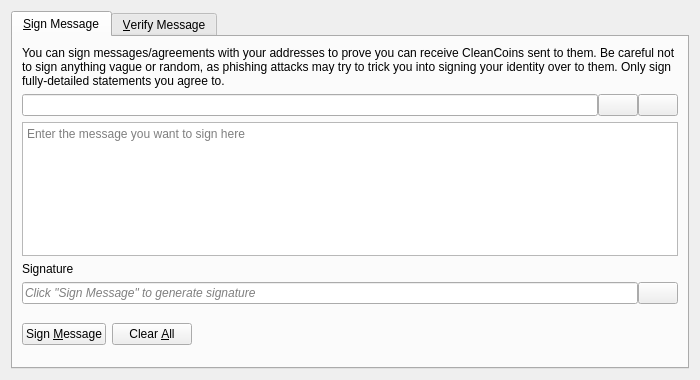
<?xml version="1.0" encoding="UTF-8"?>
<ui version="4.0">
 <class>SignVerifyMessageDialog</class>
 <widget class="QDialog" name="SignVerifyMessageDialog">
  <property name="geometry">
   <rect>
    <x>0</x>
    <y>0</y>
    <width>700</width>
    <height>380</height>
   </rect>
  </property>
  <property name="windowTitle">
   <string>Signatures - Sign / Verify a Message</string>
  </property>
  <property name="modal">
   <bool>true</bool>
  </property>
  <layout class="QVBoxLayout" name="verticalLayout">
   <item>
    <widget class="QTabWidget" name="tabWidget">
     <property name="currentIndex">
      <number>0</number>
     </property>
     <widget class="QWidget" name="tabSignMessage">
      <attribute name="title">
       <string>&amp;Sign Message</string>
      </attribute>
      <layout class="QVBoxLayout" name="verticalLayout_SM">
       <item>
        <widget class="QLabel" name="infoLabel_SM">
         <property name="text">
          <string>You can sign messages/agreements with your addresses to prove you can receive CleanCoins sent to them. Be careful not to sign anything vague or random, as phishing attacks may try to trick you into signing your identity over to them. Only sign fully-detailed statements you agree to.</string>
         </property>
         <property name="textFormat">
          <enum>Qt::PlainText</enum>
         </property>
         <property name="wordWrap">
          <bool>true</bool>
         </property>
        </widget>
       </item>
       <item>
        <layout class="QHBoxLayout" name="horizontalLayout_1_SM">
         <property name="spacing">
          <number>0</number>
         </property>
         <item>
          <widget class="QValidatedLineEdit" name="addressIn_SM">
           <property name="toolTip">
            <string>The CleanCoin address to sign the message with</string>
           </property>
          </widget>
         </item>
         <item>
          <widget class="QPushButton" name="addressBookButton_SM">
           <property name="toolTip">
            <string>Choose previously used address</string>
           </property>
           <property name="text">
            <string/>
           </property>
           <property name="icon">
            <iconset resource="../CleanCoin.qrc">
             <normaloff>:/icons/address-book</normaloff>:/icons/address-book</iconset>
           </property>
           <property name="shortcut">
            <string>Alt+A</string>
           </property>
           <property name="autoDefault">
            <bool>false</bool>
           </property>
          </widget>
         </item>
         <item>
          <widget class="QPushButton" name="pasteButton_SM">
           <property name="toolTip">
            <string>Paste address from clipboard</string>
           </property>
           <property name="text">
            <string/>
           </property>
           <property name="icon">
            <iconset resource="../CleanCoin.qrc">
             <normaloff>:/icons/editpaste</normaloff>:/icons/editpaste</iconset>
           </property>
           <property name="shortcut">
            <string>Alt+P</string>
           </property>
           <property name="autoDefault">
            <bool>false</bool>
           </property>
          </widget>
         </item>
        </layout>
       </item>
       <item>
        <widget class="QPlainTextEdit" name="messageIn_SM">
         <property name="toolTip">
          <string>Enter the message you want to sign here</string>
         </property>
         <property name="placeholderText">
          <string>Enter the message you want to sign here</string>
         </property>
        </widget>
       </item>
       <item>
        <widget class="QLabel" name="signatureLabel_SM">
         <property name="text">
          <string>Signature</string>
         </property>
         <property name="textFormat">
          <enum>Qt::PlainText</enum>
         </property>
        </widget>
       </item>
       <item>
        <layout class="QHBoxLayout" name="horizontalLayout_2_SM">
         <property name="spacing">
          <number>0</number>
         </property>
         <item>
          <widget class="QLineEdit" name="signatureOut_SM">
           <property name="placeholderText">
            <string>Click "Sign Message" to generate signature</string>
           </property>
           <property name="font">
            <font>
             <italic>true</italic>
            </font>
           </property>
           <property name="readOnly">
            <bool>true</bool>
           </property>
          </widget>
         </item>
         <item>
          <widget class="QPushButton" name="copySignatureButton_SM">
           <property name="toolTip">
            <string>Copy the current signature to the system clipboard</string>
           </property>
           <property name="text">
            <string/>
           </property>
           <property name="icon">
            <iconset resource="../CleanCoin.qrc">
             <normaloff>:/icons/editcopy</normaloff>:/icons/editcopy</iconset>
           </property>
           <property name="autoDefault">
            <bool>false</bool>
           </property>
          </widget>
         </item>
        </layout>
       </item>
       <item>
        <layout class="QHBoxLayout" name="horizontalLayout_3_SM">
         <item>
          <widget class="QPushButton" name="signMessageButton_SM">
           <property name="toolTip">
            <string>Sign the message to prove you own this CleanCoin address</string>
           </property>
           <property name="text">
            <string>Sign &amp;Message</string>
           </property>
           <property name="icon">
            <iconset resource="../CleanCoin.qrc">
             <normaloff>:/icons/edit</normaloff>:/icons/edit</iconset>
           </property>
           <property name="autoDefault">
            <bool>false</bool>
           </property>
          </widget>
         </item>
         <item>
          <widget class="QPushButton" name="clearButton_SM">
           <property name="toolTip">
            <string>Reset all sign message fields</string>
           </property>
           <property name="text">
            <string>Clear &amp;All</string>
           </property>
           <property name="icon">
            <iconset resource="../CleanCoin.qrc">
             <normaloff>:/icons/remove</normaloff>:/icons/remove</iconset>
           </property>
           <property name="autoDefault">
            <bool>false</bool>
           </property>
          </widget>
         </item>
         <item>
          <spacer name="horizontalSpacer_1_SM">
           <property name="orientation">
            <enum>Qt::Horizontal</enum>
           </property>
           <property name="sizeHint" stdset="0">
            <size>
             <width>40</width>
             <height>48</height>
            </size>
           </property>
          </spacer>
         </item>
         <item>
          <widget class="QLabel" name="statusLabel_SM">
           <property name="font">
            <font>
             <weight>75</weight>
             <bold>true</bold>
            </font>
           </property>
           <property name="text">
            <string/>
           </property>
           <property name="wordWrap">
            <bool>true</bool>
           </property>
          </widget>
         </item>
         <item>
          <spacer name="horizontalSpacer_2_SM">
           <property name="orientation">
            <enum>Qt::Horizontal</enum>
           </property>
           <property name="sizeHint" stdset="0">
            <size>
             <width>40</width>
             <height>48</height>
            </size>
           </property>
          </spacer>
         </item>
        </layout>
       </item>
      </layout>
     </widget>
     <widget class="QWidget" name="tabVerifyMessage">
      <attribute name="title">
       <string>&amp;Verify Message</string>
      </attribute>
      <layout class="QVBoxLayout" name="verticalLayout_VM">
       <item>
        <widget class="QLabel" name="infoLabel_VM">
         <property name="text">
          <string>Enter the receiver's address, message (ensure you copy line breaks, spaces, tabs, etc. exactly) and signature below to verify the message. Be careful not to read more into the signature than what is in the signed message itself, to avoid being tricked by a man-in-the-middle attack. Note that this only proves the signing party receives with the address, it cannot prove sendership of any transaction!</string>
         </property>
         <property name="textFormat">
          <enum>Qt::PlainText</enum>
         </property>
         <property name="alignment">
          <set>Qt::AlignLeading|Qt::AlignLeft|Qt::AlignTop</set>
         </property>
         <property name="wordWrap">
          <bool>true</bool>
         </property>
        </widget>
       </item>
       <item>
        <layout class="QHBoxLayout" name="horizontalLayout_1_VM">
         <property name="spacing">
          <number>0</number>
         </property>
         <item>
          <widget class="QValidatedLineEdit" name="addressIn_VM">
           <property name="toolTip">
            <string>The CleanCoin address the message was signed with</string>
           </property>
          </widget>
         </item>
         <item>
          <widget class="QPushButton" name="addressBookButton_VM">
           <property name="toolTip">
            <string>Choose previously used address</string>
           </property>
           <property name="text">
            <string/>
           </property>
           <property name="icon">
            <iconset resource="../CleanCoin.qrc">
             <normaloff>:/icons/address-book</normaloff>:/icons/address-book</iconset>
           </property>
           <property name="shortcut">
            <string>Alt+A</string>
           </property>
           <property name="autoDefault">
            <bool>false</bool>
           </property>
          </widget>
         </item>
        </layout>
       </item>
       <item>
        <widget class="QPlainTextEdit" name="messageIn_VM">
          <property name="toolTip">
            <string>The signed message to verify</string>
          </property>
          <property name="placeholderText">
            <string>The signed message to verify</string>
          </property>
        </widget>
       </item>
       <item>
        <widget class="QValidatedLineEdit" name="signatureIn_VM">
          <property name="toolTip">
            <string>The signature given when the message was signed</string>
          </property>
          <property name="placeholderText">
            <string>The signature given when the message was signed</string>
          </property>
        </widget>
       </item>
       <item>
        <layout class="QHBoxLayout" name="horizontalLayout_2_VM">
         <item>
          <widget class="QPushButton" name="verifyMessageButton_VM">
           <property name="toolTip">
            <string>Verify the message to ensure it was signed with the specified CleanCoin address</string>
           </property>
           <property name="text">
            <string>Verify &amp;Message</string>
           </property>
           <property name="icon">
            <iconset resource="../CleanCoin.qrc">
             <normaloff>:/icons/transaction_0</normaloff>:/icons/transaction_0</iconset>
           </property>
           <property name="autoDefault">
            <bool>false</bool>
           </property>
          </widget>
         </item>
         <item>
          <widget class="QPushButton" name="clearButton_VM">
           <property name="toolTip">
            <string>Reset all verify message fields</string>
           </property>
           <property name="text">
            <string>Clear &amp;All</string>
           </property>
           <property name="icon">
            <iconset resource="../CleanCoin.qrc">
             <normaloff>:/icons/remove</normaloff>:/icons/remove</iconset>
           </property>
           <property name="autoDefault">
            <bool>false</bool>
           </property>
          </widget>
         </item>
         <item>
          <spacer name="horizontalSpacer_1_VM">
           <property name="orientation">
            <enum>Qt::Horizontal</enum>
           </property>
           <property name="sizeHint" stdset="0">
            <size>
             <width>40</width>
             <height>48</height>
            </size>
           </property>
          </spacer>
         </item>
         <item>
          <widget class="QLabel" name="statusLabel_VM">
           <property name="font">
            <font>
             <weight>75</weight>
             <bold>true</bold>
            </font>
           </property>
           <property name="text">
            <string/>
           </property>
           <property name="wordWrap">
            <bool>true</bool>
           </property>
          </widget>
         </item>
         <item>
          <spacer name="horizontalSpacer_2_VM">
           <property name="orientation">
            <enum>Qt::Horizontal</enum>
           </property>
           <property name="sizeHint" stdset="0">
            <size>
             <width>40</width>
             <height>48</height>
            </size>
           </property>
          </spacer>
         </item>
        </layout>
       </item>
      </layout>
     </widget>
    </widget>
   </item>
  </layout>
 </widget>
 <customwidgets>
  <customwidget>
   <class>QValidatedLineEdit</class>
   <extends>QLineEdit</extends>
   <header>qt/qvalidatedlineedit.h</header>
  </customwidget>
 </customwidgets>
 <resources>
  <include location="../CleanCoin.qrc"/>
 </resources>
 <connections/>
</ui>
